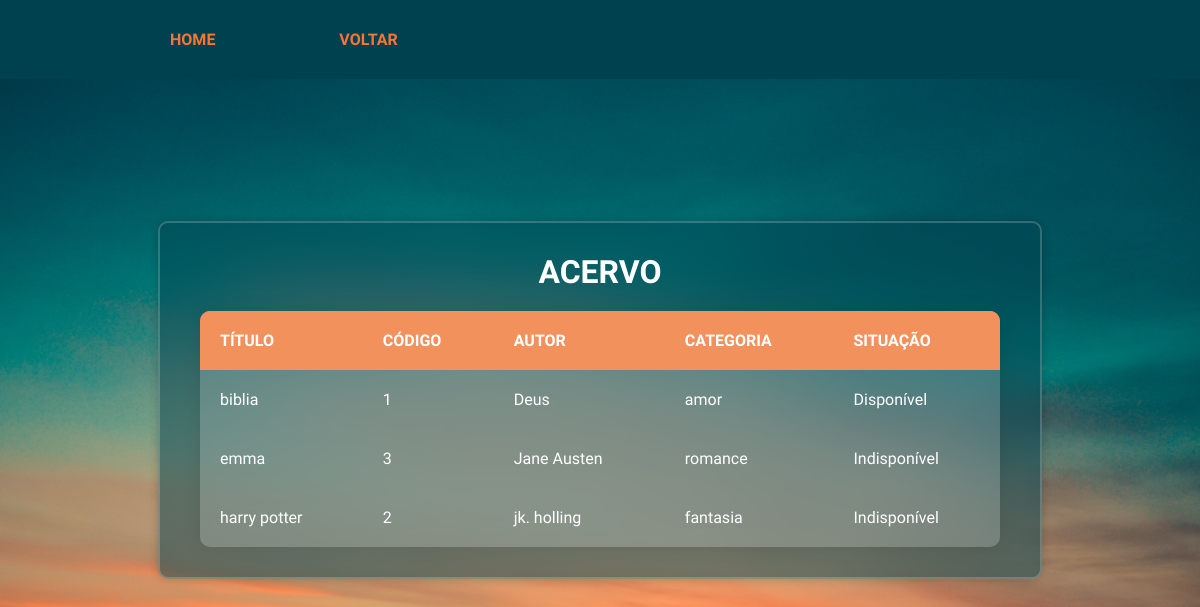
Page /muido/index/fun_leitor/livros_disponiveis.php (signed in) on the committed database.
### tables this page shows
create table livro(
	codlivro int primary key not null, 
    title varchar(50),
    codsitua int not null, 
    categoria varchar(50) not null, 
    autor varchar(50) not null,
	foreign key (codsitua) references situacao(codsitua)
);

create table situacao(
	codsitua int primary key not null,
    nome varchar(50) not null
);

### muido/index/fun_leitor/livros_disponiveis.php (the view, shortened to what this page needs)
<?php
include('../../conexao.php');
?>
<!DOCTYPE html>
<html lang="pt-br">
<head>
    <link rel="stylesheet" type="text/css" href="../../../projcss.css">
</head>
<body class="bodies">
    <header class="header-login">
            <div class="container-header-login">
                <div class="alinhar-header-login">
                    <nav class="navg-login">
                        <a class="link-linha" href="../../index.html"> HOME </a>
                        <a class="link-linha" href="index_leitor.php"> VOLTAR </a>
                    </nav>
                </div>
            </div>
    </header>
    <?php
     $query = "SELECT l.*, s.nome from livro l, situacao s  where l.codsitua = s.codsitua ORDER BY l.title ASC";
     $result = mysqli_query($con, $query);
     if (mysqli_num_rows($result) > 0){
    ?>
    <div class="container-tabela">
        <legend> <h1 class="h1listas">ACERVO</h1> </legend>
        <table>
           <thead>
               <tr>
                    <th>TÍTULO</th>
                    <th>CÓDIGO</th>
                    <th>AUTOR</th>
                    <th>CATEGORIA</th>
                    <th>SITUAÇÃO</th>
               </tr>
           </thead>
           <?php
           while($linha = mysqli_fetch_array($result)){
            echo "<tbody>";
                echo "<tr>";
                    echo "<td>".$linha['title']."</td>";
                    echo "<td>".$linha['codlivro']."</td>";
                    echo "<td>".$linha['autor']."</td>";
                    echo "<td>".$linha['categoria']."</td>";
                    echo "<td>".$linha['nome']."</td>";
                echo "</tr>";
            echo"</tbody>";
           }
     }
     else{
        header('location: ../../captura/mserro2.html');
     }
           ?>
        </table>
    </div>
</body>
</html>

### projcss.css (style rules this page uses)
:root { --cor001: #F2915Cff; --cor002: #237471ff; --cor003: #A5A486ff; --cor004: #004150ff; --cor005: #FC7436ff; }
* { margin: 0; padding: 0; box-sizing: border-box; }
header { width: 100%; position: fixed; padding: 50px 5%; font-family: 'Acme', sans-serif; font-size: 16px; transition: 1s; top: 0; left: 0; }
.header-login { width: 100%; padding: 50px 5%; font-family: 'Acme', sans-serif; font-size: 16px; top: 0; left: 0; }
.header-login { background-color: var(--cor004); padding: 15px 5%; }
.container-header-login { max-width: 1080px; margin: 15px; }
.alinhar-header-login { display: flex; align-items: center; justify-content: space-between; flex-direction: row; margin-left: 60px; }
.navg-login > * { margin-left: 20px; margin-right: 70px; text-decoration: none; padding: 15px; color: var(--cor005); transition: all .30s ease-out; border-radius: 7px; font-weight: bolder; position: relative; }
.link-linha::after { bottom: 0; left: 0; content: ""; height: 2px; position: absolute; background: var(--cor005); width: 0%; transition: .3s ease 0s, left .3s ease 0s; }
.bodies { width: 100%; height: 100vh; align-items: center; display: flex; font-family: 'Acme', sans-serif; justify-content: center; background-image: url("Imagens/fundo2.jpg"); background-size: cover; background-position: 70%; background-repeat: no-repeat; }
.container-tabela { background: rgba(0, 65, 80, 0.479); border: 2px solid rgba(255, 255, 255, .2); backdrop-filter: blur(20px); box-shadow: 0 0 10px rgba(0, 0, 0, .2); color: #fff; border-radius: 10px; padding: 30px 40px; }
table { width: 800px; border-collapse: collapse; border-radius: 10px; overflow: hidden; box-shadow: 0 0 20px rgba(0, 0, 0, .1); }
th { text-align: left; }
th, td { padding: 20px; background-color: rgba(255,255,255,0.2); color: #fff; }
thead, th { background-color: var(--cor001); }
.h1listas { color: #fff; font-family: 'Acme', sans-serif; text-align: center; margin-bottom: 20px; }

### rows in the picture
livro: title "biblia", codlivro "1", autor "Deus", categoria "amor", codsitua.nome "Disponível"
livro: title "emma", codlivro "3", autor "Jane Austen", categoria "romance", codsitua.nome "Indisponível"
livro: title "harry potter", codlivro "2", autor "jk. holling", categoria "fantasia", codsitua.nome "Indisponível"
